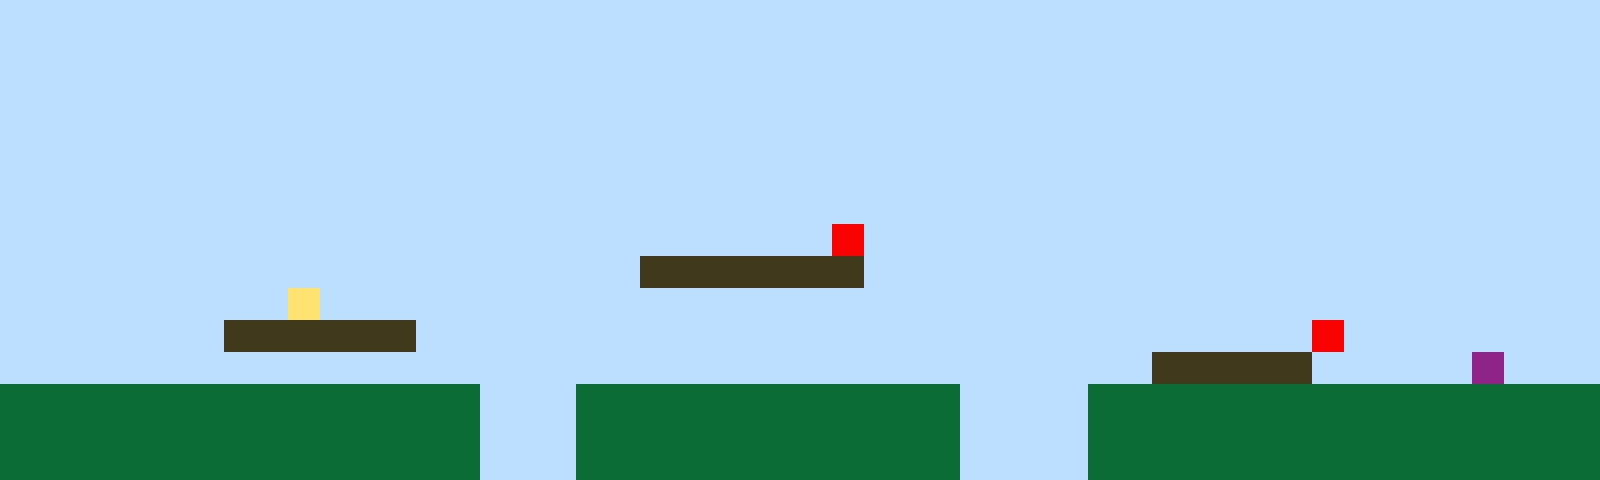

A 2D game scene composited from a Tiled map and its tileset images. What follows is a short description and the map's XML, with every tile layer's data as written:
An orthogonal 50x15 tile map with 32x32 px tiles, 1 tile layer (Tile Layer 1).

<map version="1.10" tiledversion="1.11.2" orientation="orthogonal" renderorder="right-up" width="50" height="15" tilewidth="32" tileheight="32" infinite="0" nextlayerid="2" nextobjectid="1"><editorsettings><export target="map1.csv" format="csv" /></editorsettings><tileset firstgid="1" name="sprites" tilewidth="32" tileheight="32" tilecount="6" columns="3"><image source="sprites.png" width="96" height="64" /></tileset><layer id="1" name="Tile Layer 1" width="50" height="15"><data encoding="csv">1,1,1,1,1,1,1,1,1,1,1,1,1,1,1,1,1,1,1,1,1,1,1,1,1,1,1,1,1,1,1,1,1,1,1,1,1,1,1,1,1,1,1,1,1,1,1,1,1,1,1,1,1,1,1,1,1,1,1,1,1,1,1,1,1,1,1,1,1,1,1,1,1,1,1,1,1,1,1,1,1,1,1,1,1,1,1,1,1,1,1,1,1,1,1,1,1,1,1,1,1,1,1,1,1,1,1,1,1,1,1,1,1,1,1,1,1,1,1,1,1,1,1,1,1,1,1,1,1,1,1,1,1,1,1,1,1,1,1,1,1,1,1,1,1,1,1,1,1,1,1,1,1,1,1,1,1,1,1,1,1,1,1,1,1,1,1,1,1,1,1,1,1,1,1,1,1,1,1,1,1,1,1,1,1,1,1,1,1,1,1,1,1,1,1,1,1,1,1,1,1,1,1,1,1,1,1,1,1,1,1,1,1,1,1,1,1,1,1,1,1,1,1,1,1,1,1,1,1,1,1,1,1,1,1,1,1,1,1,1,1,1,1,1,1,1,1,1,1,1,1,1,1,1,1,1,1,1,1,1,1,1,1,1,1,1,1,1,1,1,1,1,1,1,1,1,1,1,1,1,1,1,1,1,1,1,1,1,1,1,1,1,1,1,1,1,1,1,1,1,1,1,1,1,1,1,1,1,1,1,1,1,1,1,1,1,1,1,1,1,1,1,1,1,1,1,1,1,1,1,1,1,1,1,1,1,1,1,1,1,1,1,1,1,1,1,1,1,1,1,1,1,1,1,1,1,1,1,1,1,1,1,1,1,1,1,1,1,1,1,1,1,1,1,1,1,5,1,1,1,1,1,1,1,1,1,1,1,1,1,1,1,1,1,1,1,1,1,1,1,1,1,1,1,1,1,1,1,1,1,1,1,1,1,1,1,1,1,1,1,3,3,3,3,3,3,3,1,1,1,1,1,1,1,1,1,1,1,1,1,1,1,1,1,1,1,1,1,1,1,1,1,1,1,1,1,1,1,1,4,1,1,1,1,1,1,1,1,1,1,1,1,1,1,1,1,1,1,1,1,1,1,1,1,1,1,1,1,1,1,1,1,1,1,1,1,1,1,1,1,1,1,1,1,1,1,1,3,3,3,3,3,3,1,1,1,1,1,1,1,1,1,1,1,1,1,1,1,1,1,1,1,1,1,1,1,1,1,1,1,1,5,1,1,1,1,1,1,1,1,1,1,1,1,1,1,1,1,1,1,1,1,1,1,1,1,1,1,1,1,1,1,1,1,1,1,1,1,1,1,1,1,1,1,1,1,3,3,3,3,3,1,1,1,1,1,6,1,1,1,2,2,2,2,2,2,2,2,2,2,2,2,2,2,2,1,1,1,2,2,2,2,2,2,2,2,2,2,2,2,1,1,1,1,2,2,2,2,2,2,2,2,2,2,2,2,2,2,2,2,2,2,2,2,2,2,2,2,2,2,2,2,2,2,2,1,1,1,2,2,2,2,2,2,2,2,2,2,2,2,1,1,1,1,2,2,2,2,2,2,2,2,2,2,2,2,2,2,2,2,2,2,2,2,2,2,2,2,2,2,2,2,2,2,2,1,1,1,2,2,2,2,2,2,2,2,2,2,2,2,1,1,1,1,2,2,2,2,2,2,2,2,2,2,2,2,2,2,2,2</data></layer></map>
